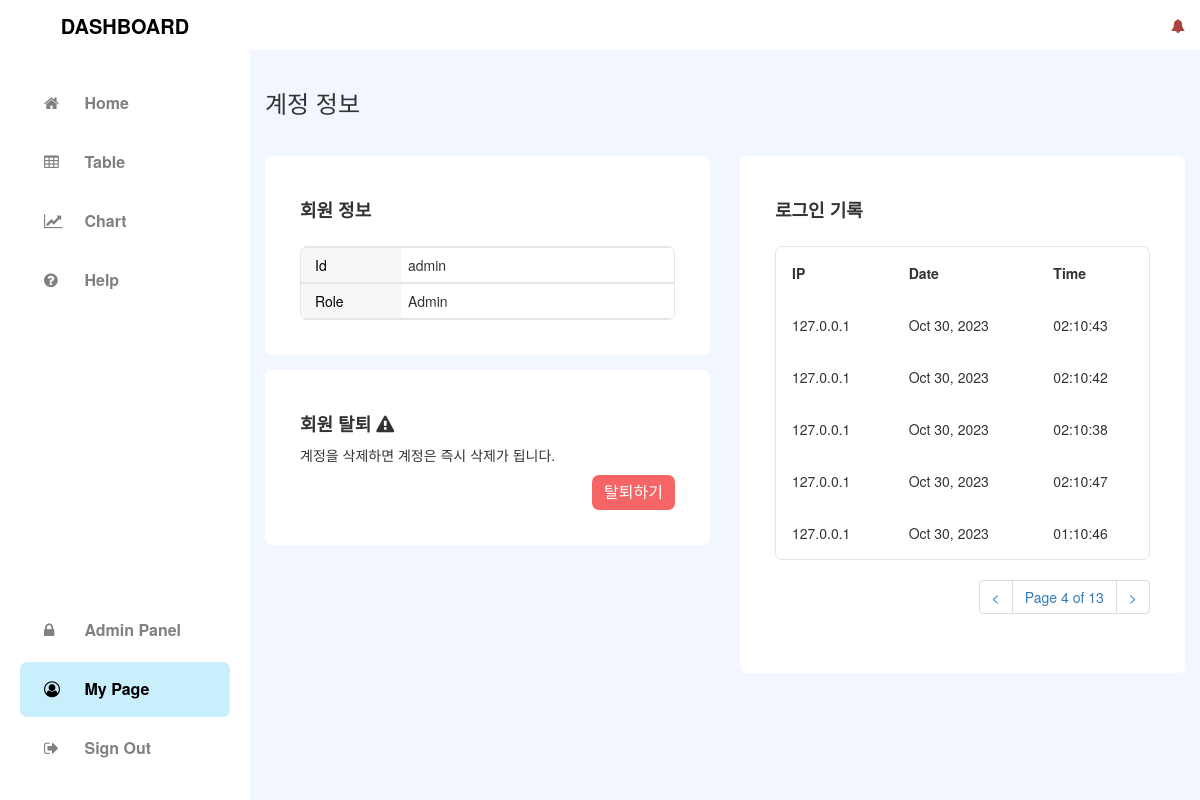
The app's page /mypage?page=4 (signed in) with its own data.
### tables this page shows
CREATE TABLE IF NOT EXISTS `users` (
  `id` int(11) NOT NULL AUTO_INCREMENT,
  `username` varchar(50) NOT NULL,
  `password` varchar(255) NOT NULL,
  `ipaddress` varchar(255) NOT NULL,
  `role` varchar(255) NOT NULL DEFAULT 'User',
  `created_at` datetime DEFAULT current_timestamp(),
  PRIMARY KEY (`id`),
  UNIQUE KEY `email` (`username`) USING BTREE
);

CREATE TABLE IF NOT EXISTS `user_signin_log` (
  `idx` int(11) NOT NULL AUTO_INCREMENT,
  `connected_id` int(11) NOT NULL,
  `ipaddress` varchar(255) NOT NULL,
  `datetime` datetime NOT NULL DEFAULT current_timestamp(),
  PRIMARY KEY (`idx`)
);

### assets/database/mysql_config.php (called while the page is built, shortened)
<?php
  $host = "localhost";
  $user = "root";
  $pw = "";
  $dbName = "capstone";
  try {
    $db_board = new mysqli($host, $user, $pw, $dbName);
    $db_board->set_charset("utf8");
    function query($db_board_query) {
      global $db_board;
      return $db_board->query($db_board_query);
    }
  } catch (Exception $e) {
    echo "DB 서버에 연결할 수 없습니다. 관리자에게 문의해주세요.";
  }
?>

### mypage/index.php (the view, shortened to what this page needs)
<?php
  require_once("../assets/database/mysql_config.php");
  if(isset($_SESSION["loggedin"]) && $_SESSION["loggedin"] === true) {
    $result_mysignlog = query("select * from user_signin_log where connected_id ='".$_SESSION['id']."' order by datetime desc");
  } else {
    echo '<script type="text/javascript">';
    echo 'alert("로그인 완료 후 이용 가능합니다.");';
    echo "location.href='../signin';";
    echo '</script>';
    exit;
  }
?>
<!doctype html>
 <html class="no-js" lang="ko-KR">
<head>
  <link rel="stylesheet" href="https://cdnjs.cloudflare.com/ajax/libs/twitter-bootstrap/3.3.7/css/bootstrap.min.css"/>
  <link rel="stylesheet" href="https://cdnjs.cloudflare.com/ajax/libs/font-awesome/4.7.0/css/font-awesome.css"/>
  <link rel="stylesheet" href="../assets/css/style.css"/>
  <link rel="stylesheet" href="../assets/css/sidebar.css"/>
  <link rel="stylesheet" href="../assets/css/account.css"/>
  <link rel="stylesheet" href="../assets/css/admin.css"/>
</head>
<body>
  <div id="viewport">
    <?php require_once("../assets/components/nav/sidebar.php")?>
    <div id="content">
      <?php require_once("../assets/components/nav/header.php")?>
      <div class="container-fluid">
        <div id="layout_account">
          <h3>계정 정보</h3>
          <div class="row" style="padding-top: 30px;">
            <div class="col-sm-6">
              <section class="account-box">
                <div class="member-info">
                  <h4>회원 정보</h4>
                  <table class="memberinfo-table">
                    <tbody>
                      <tr>
                        <td data-th="Id"><?php echo $my_username; ?></td>
                        <td data-th="Role"><?php echo $my_role; ?></td>
                      </tr>
                    </tbody>
                  </table>
                </div>
              </section>
              <section>
                <div class="account-box">
                  <h4>회원 탈퇴 <i class="fa fa-exclamation-triangle" aria-hidden="true"></i></h4>
                  <p>계정을 삭제하면 계정은 즉시 삭제가 됩니다.</p>
                  <div class="text-right">
                    <form action="../assets/hooks/delete_account" method="post">
                      <button type="sumbit" class="btn-del-account">탈퇴하기</button>
                    </form>
                  </div>
                </div>
              </section>
            </div>
            <div class="col-sm-6">
              <div class="account-box">
                <h4>로그인 기록</h4>
                <table class="signlog-table">
                  <thead>
                    <tr>
                      <th>IP</th>
                      <th>Date</th>
                      <th>Time</th>
                    </tr>
                  </thead>
                  <tbody>
                    <?php
                      if(isset($_GET['page'])) {
                        $page = $_GET['page'];
                      } else {
                        $page = 1;
                      }
                      $row_mysignlog_num = mysqli_num_rows($result_mysignlog);
                      $list = 5;
                      $total_page = ceil($row_mysignlog_num / $list);
                      $start_num = ($page - 1) * $list;
                      $result_mysignlog_table = query("select * from user_signin_log where connected_id ='".$_SESSION['id']."' order by idx desc limit $start_num, $list");
                      while($signlog = $result_mysignlog_table->fetch_array()) {
                        $signlog_ipaddress = $signlog['ipaddress'];
                        $signlog_datetime = $signlog['datetime'];
                        $signlog_date = date("M d, Y", strtotime($signlog_datetime));
                        $signlog_time = date("H:m:s", strtotime($signlog_datetime));
                    ?>
                    <tr>
                      <td data-th="IP"><?php echo $signlog_ipaddress; ?></td>
                      <td data-th="Date"><?php echo $signlog_date; ?></td>
                      <td data-th="Time"><?php echo $signlog_time; ?></td>
                    </tr>
                    <?php } ?>
                  </tbody>
                </table>
                <nav class="text-right">
                  <div id="page_num">
                    <ul class="pagination">
                      <?php
                        if($total_page != 0) {
                          if($page <= 1) {
                            echo "<li><a><</a></li>";
                          } else {
                            $pre = $page - 1;
                            echo "<li><a href='../mypage?page=$pre'><</a></li>";
                          }
                          echo "<li><a>Page $page of $total_page</a></li>";
                          if($page >= $total_page) {
                            echo "<li><a>></a></li>";
                          } else {
                            $next = $page + 1;
                            echo "<li><a href='../mypage?page=$next'>></a></li>";
                          }
                        }
                      ?>
                    </ul>
                  </div>
                </nav>
              </div>
            </div>
          </div>
        </div>
      </div>
    </div>
  </div>
</body>
</html>

### assets/css/style.css (style rules this page uses)
body { background-color: #F2F7FF; }
#viewport { padding-left: 250px; -webkit-transition: all 0.5s ease; -moz-transition: all 0.5s ease; -o-transition: all 0.5s ease; transition: all 0.5s ease; }
#content { width: 100%; position: relative; margin-right: 0; }

### assets/css/account.css (style rules this page uses)
.account-box { background: white; border-radius: 7px; padding: 35px; }
.account-box:first-child { margin-bottom: 15px; }
.account-box:last-child { margin-bottom: 15px; }
.account-box h4 { font-weight: bold; }
.memberinfo-table { margin-top: 25px; width: 100%; border: 1px solid rgb(128, 128, 128, .2); border-radius: 7px; overflow: hidden; border-collapse: unset; }
.memberinfo-table td { display: block; border-top: 1px solid rgb(128, 128, 128, .2); border-bottom: 1px solid rgb(128, 128, 128, .2); }
.memberinfo-table td:before { content: attr(data-th); width: 100px; display: inline-block; background: #F7F7F7; color: black; padding: 7px 14px; margin-right: 7px; }
.memberinfo-table td, .memberinfo-table th { text-align: left; }
.signlog-table { margin-top: 25px; width: 100%; border: 1px solid rgb(128, 128, 128, .2); border-radius: 7px; overflow: hidden; border-collapse: unset; }
.signlog-table tr { border-top: 1px solid #ddd; border-bottom: 1px solid #ddd; }
.signlog-table th { display: none; }
.signlog-table td { display: block; }
.signlog-table td:first-child { padding-top: 8px; }
.signlog-table td:last-child { padding-bottom: 8px; }
.signlog-table td:before { content: attr(data-th) ": "; font-weight: bold; width: 80px; display: inline-block; }
@media (min-width: 480px) { .signlog-table td:before { display: none; } }
.signlog-table td, .signlog-table th { text-align: left; }
@media (min-width: 480px) { .signlog-table td, .signlog-table th { display: table-cell; padding: 4px 8px; } }
@media (min-width: 480px) { .signlog-table td:first-child, .signlog-table th:first-child { padding-left: 0; } }
@media (min-width: 480px) { .signlog-table td:last-child, .signlog-table th:last-child { padding-right: 0; } }
.signlog-table tr { border-color: #46637f; }
.signlog-table td, .signlog-table th { margin: 8px 16px; }
@media (min-width: 480px) { .signlog-table td, .signlog-table th { padding: 16px !important; } }
.btn-del-account { outline: 0; border: 0; border-radius: 7px; padding: 6px 12px; background: rgb(243, 63, 63, .8); color: #FFF; font-size: 16px; }

### records on screen
users: username "admin", role "Admin"
user_signin_log: ipaddress "127.0.0.1", datetime "Oct 30, 2023", datetime "02:10:43"
user_signin_log: ipaddress "127.0.0.1", datetime "Oct 30, 2023", datetime "02:10:42"
user_signin_log: ipaddress "127.0.0.1", datetime "Oct 30, 2023", datetime "02:10:38"
user_signin_log: ipaddress "127.0.0.1", datetime "Oct 30, 2023", datetime "02:10:47"
user_signin_log: ipaddress "127.0.0.1", datetime "Oct 30, 2023", datetime "01:10:46"

### other values on screen
$page "4"
$total_page "13"
